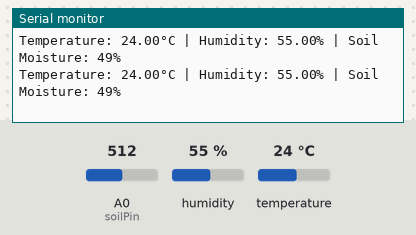
Recording of a sketch running on a simulated Arduino Uno, built with avr-gcc and run on an emulated ATmega328P. Parts: the last lines printed to the serial monitor. The test bench sets the inputs (shaded band); at power-on: humidity 55 %, A0 (soilPin) = 512, temperature 24 °C.

Above: at 2.8 s.
2.9 s: humidity set to 22 %
At 4.8 s:
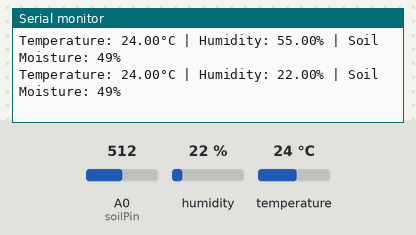
5.6 s: A0 (soilPin) set to 716
At 7.3 s:
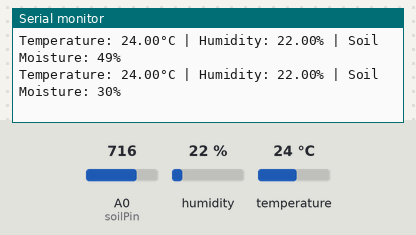
8.3 s: temperature set to 12 °C
At 10.8 s:
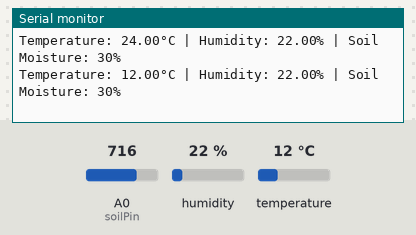
11.0 s: A0 (soilPin) set to 900
At 13.3 s:
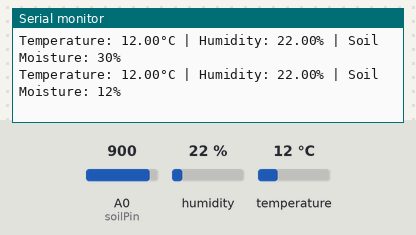
13.7 s: humidity set to 40 %
At 14.6 s:
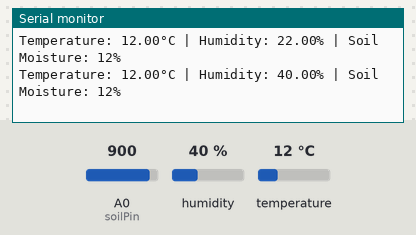
Timing chart, 0 to 16.7 s (numbered marks = the images above; inputs shaded):
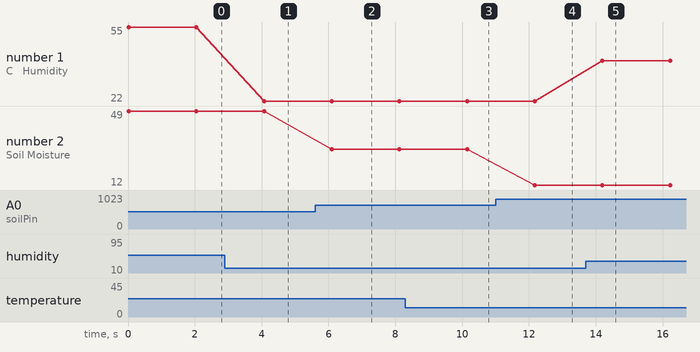

The sketch:

dual_mois_sensor.ino
```cpp
#include "DHT.h"

#define DHTPIN 2         // DHT11 connected to digital pin D2
#define DHTTYPE DHT11    // DHT11 (use DHT22 if you have that)
DHT dht(DHTPIN, DHTTYPE);

int soilPin = A0;  // Soil Moisture AO connected to A0

void setup() {
  Serial.begin(9600);
  dht.begin();
}

void loop() {
  // 🌡️ Read temperature & humidity
  float humidity = dht.readHumidity();
  float temperature = dht.readTemperature(); // Celsius

  // 🌱 Read soil moisture
  int soilValue = analogRead(soilPin); // Raw value (0–1023)
  int soilPercent = map(soilValue, 1023, 0, 0, 100); // Convert to %

  // Check if DHT read failed
  if (isnan(humidity) || isnan(temperature)) {
    Serial.println("Failed to read from DHT sensor!");
    return;
  }

  // 📊 Print all values together
  Serial.print("Temperature: ");
  Serial.print(temperature);
  Serial.print("°C | Humidity: ");
  Serial.print(humidity);
  Serial.print("% | Soil Moisture: ");
  Serial.print(soilPercent);
  Serial.println("%");

  delay(2000); // wait 2 sec
}
```

Measured:
- after the input at 2.9 s, the serial monitor: prints a new line after 1.2 s (image 1)
- after the input at 5.6 s, the serial monitor: prints a new line after 0.50 s (image 2)
- after the input at 8.3 s, the serial monitor: prints a new line after 1.8 s (image 3)
- after the input at 11.0 s, the serial monitor: prints a new line after 1.2 s (image 4)
- after the input at 13.7 s, the serial monitor: prints a new line after 0.50 s (image 5)
- plotted number 1: 55 → 22 after the input at 2.9 s, 22 → 40 after the input at 13.7 s
- plotted number 2: 49 → 30 after the input at 5.6 s
